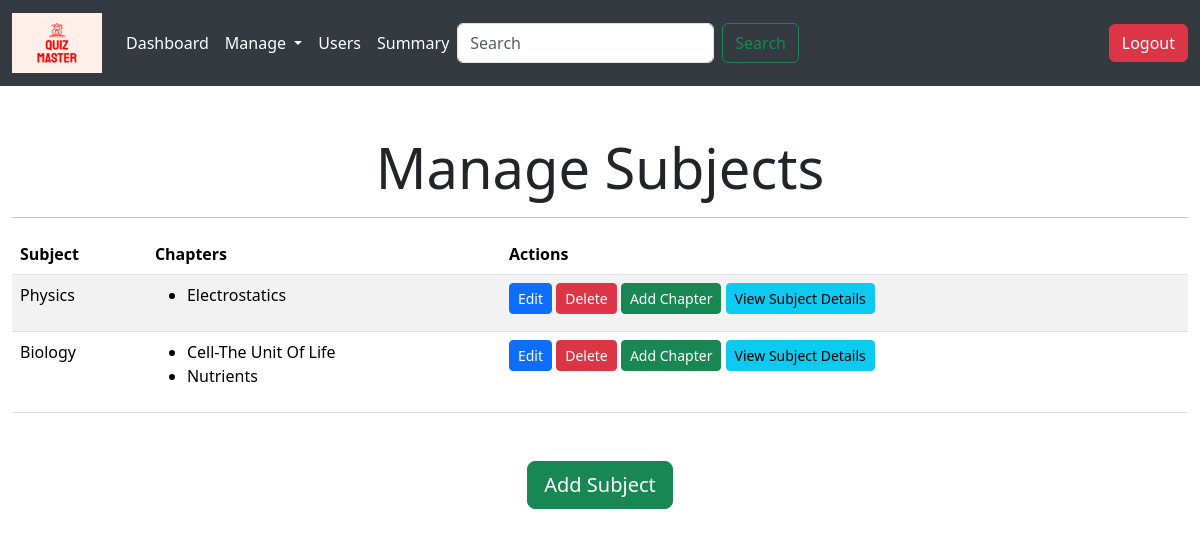
The page /manage_subjects (signed in) on the database as committed earlier.
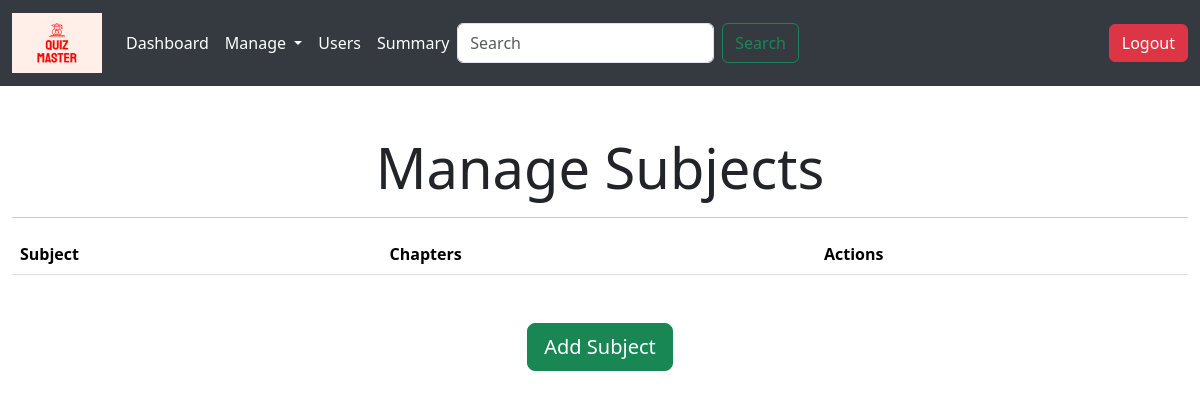
The same page on the database as committed later.
### controller/models.py (models this page shows)
class Subject(db.Model):
    id = db.Column(db.Integer,primary_key = True, autoincrement = True)
    name = db.Column(db.String(128), unique = True, nullable = False)
    description = db.Column(db.Text)
    chapters = db.relationship('Chapter', backref = 'subject', lazy = True)

class Chapter(db.Model):
    id = db.Column(db.Integer, primary_key = True, autoincrement = True)
    subject_id = db.Column(db.Integer, db.ForeignKey('subject.id'), nullable = False)
    name = db.Column(db.String(128), unique = True, nullable = False)
    description = db.Column(db.Text)
    quizzes = db.relationship('Quiz', backref = 'chapter', lazy = True)

### controller/admin_routes.py (the view)
@app.route('/manage_subjects')
@login_required
def manage_subjects():
    if current_user.role != 'admin':
        flash('You are not authorized to view this page!', 'danger')
        return redirect(url_for('home'))
    subjects = Subject.query.all()
    return render_template('manage_subjects.html', subjects=subjects)

### controller/authorization_routes.py (called while the page is built)
@login_manager.user_loader
def load_user(user_id):
    return User.query.get(int(user_id))

### templates/manage_subjects.html (shortened to what this page needs)
{% extends 'base.html' %}
{% block content %}
  <div class="container-fluid mt-5">
    <h1 class="display-4 text-center">Manage Subjects</h1>
    <hr>
    <div class = "table-responsive">
      <table class="table table-striped">
        <thead class="thead-dark">
          <tr>
            <th>Subject</th>
            <th>Chapters</th>
            <th>Actions</th>
          </tr>
        </thead>
        <tbody>
          {% for subject in subjects %}
            <tr>
              <td>{{ subject.name }}</td>
              <td>
                <ul>
                  {% for chapter in subject.chapters %}
                    <li>{{ chapter.name }}</li>
                  {% endfor %}
                </ul>
              </td>
              <td>
                <a href="{{ url_for('edit_subject', subject_id=subject.id) }}" class="btn btn-primary btn-sm">Edit</a>
                <a href="{{ url_for('delete_subject', subject_id=subject.id) }}" onclick="return confirm('Are you sure you want to delete?')" class="btn btn-danger btn-sm">Delete</a>
                <a href="{{ url_for('add_chapter', subject_id=subject.id) }}" class="btn btn-success btn-sm">Add Chapter</a>
                <a href="{{ url_for('subject_details', subject_id=subject.id) }}" class="btn btn-info btn-sm">View Subject Details</a>
              </td>
            </tr>
          {% endfor %}
        </tbody>
      </table>
    </div>
    <div class="text-center mt-3">
      <a href="{{ url_for('add_subject') }}" class="btn btn-success btn-lg mt-3">Add Subject</a>
    </div>
  </div>
{% endblock %}

Rows that differ between the two databases and show on the page:
removed Subject: name "Physics"
removed Chapter: name "Electrostatics", shown under "Physics"
removed Subject: name "Biology"
removed Chapter: name "Cell-The Unit Of Life", shown under "Biology"
removed Chapter: name "Nutrients", shown under "Biology"
